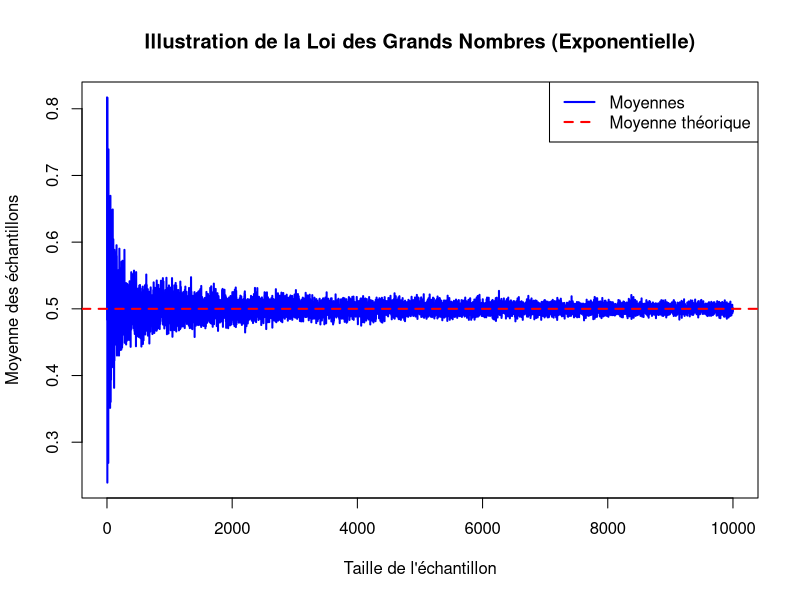

Source code (R):
illustrer_LLN_exponentielle <- function(n_max, lambda) {
  moyennes <- numeric(n_max)
  for (n in 1:n_max) {
    echantillon <- rexp(n, rate = lambda)
    moyennes[n] <- mean(echantillon)
  }
  moyenne_theorique <- 1 / lambda
  plot(1:n_max, moyennes, type = "l", col = "blue", lwd = 2,
       xlab = "Taille de l'échantillon", ylab = "Moyenne des échantillons",
       main = "Illustration de la Loi des Grands Nombres (Exponentielle)")
  abline(h = moyenne_theorique, col = "red", lty = 2, lwd = 2)
  legend("topright", legend = c("Moyennes", "Moyenne théorique"),
         col = c("blue", "red"), lty = c(1, 2), lwd = c(2, 2))
}

illustrer_LLN_exponentielle(10000, lambda = 2)
